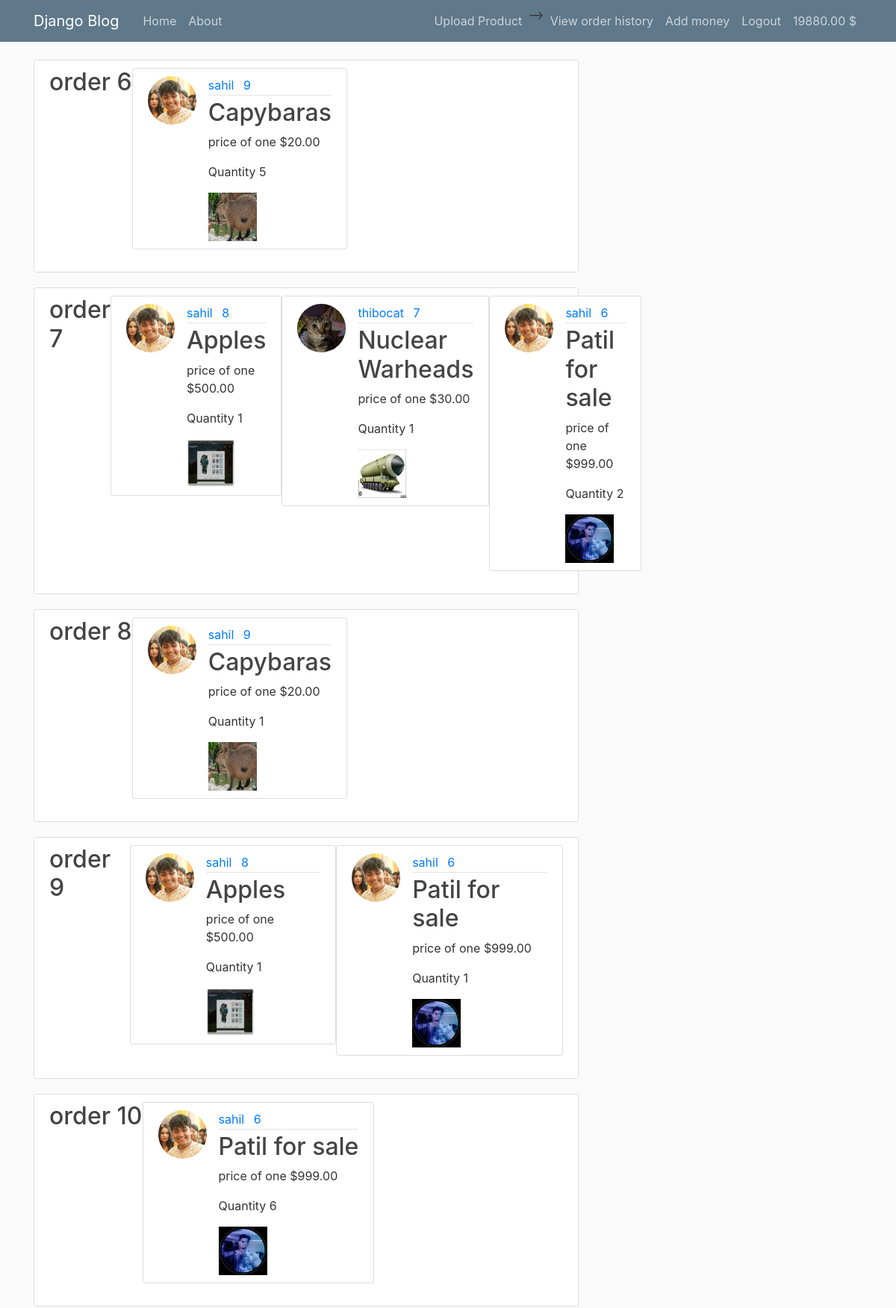
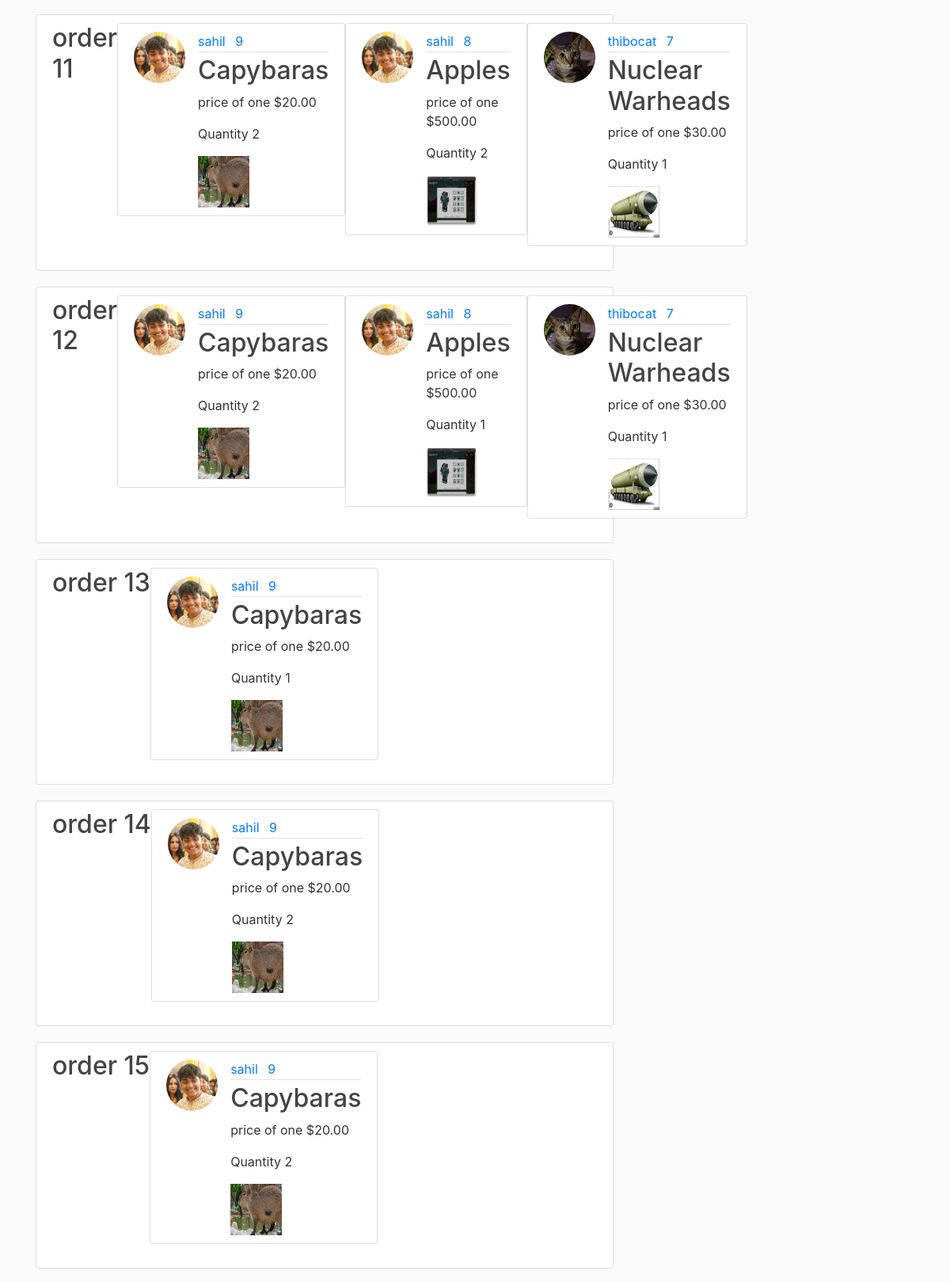
Screenshot of /orderhistory (signed in, upper part) with the database file from the repository (2 pictures, top to bottom).
### registration/models.py (models this page shows, shortened)
class Profile(models.Model):
    user = models.OneToOneField(User, on_delete=models.CASCADE)
    image = models.ImageField(default='default.jpg', upload_to='profile_pics')
    is_seller = models.BooleanField(default=False)
    cash = models.DecimalField(max_digits=10, decimal_places=2, default=0)

### blog/models.py (models this page shows, shortened)
class Cart(models.Model):
    user = models.ForeignKey(User, on_delete=models.CASCADE)
    is_paid = models.BooleanField(default=False)

class CartItems(models.Model):
    cart = models.ForeignKey(Cart, on_delete=models.CASCADE)
    product = models.ForeignKey(post, on_delete=models.SET_NULL, null=True, blank=True)
    quantity = models.IntegerField(default=0)

class post(models.Model):
    title = models.CharField(max_length=100)
    price = models.DecimalField(max_digits=10, decimal_places=2)
    date = models.DateTimeField(default = timezone.now)
    author = models.ForeignKey(User, on_delete=models.CASCADE)
    image = models.ImageField(upload_to='images')
    orders = models.IntegerField(default=0)
    stock = models.IntegerField(default=0)

### blog/views.py (the view)
# urls.py: path('orderhistory', blog_views.orderhistory,name='orderhistory')
@login_required
def orderhistory(request):
    user = request.user
    orders = Cart.objects.filter(is_paid=True, user=user)
    return render(request, 'blog/orderhistory.html', {'orders' : orders})

### blog/templates/blog/orderhistory.html (shortened to what this page needs)
{% extends "blog/base.html" %}
{% block content %}
    {% for order in orders %}
    <article class="media content-section">
        <h2><a class="article-title" href="#">order {{ order.id }}</a></h2>
        {% for post in order.cartitems_set.all %}
        <article class="media content-section">
        <img class="rounded-circle article-img" src="{{ post.product.author.profile.image.url }}">
        <div class="media-body">
            <div class="article-metadata">
            <a class="mr-2" href="#">{{ post.product.author }}</a>
            <a class="mr-2" href="#">{{ post.product.id }}</a>
            </div>
            <h2><a class="article-title" href="{% url 'post-detail' post.product.id %}">{{ post.product.title }}</a></h2>
            <p class="article-content">price of one ${{ post.product.price }}</p>
            <p class="article-content">Quantity {{ post.quantity }}</p>
            <img class="article-img" src="{{ post.product.image.url }}" alt="{{ post.product.title }}">
        </div>
        </article>
    {% endfor %}
    </article>
    {% endfor %}
{% endblock content %}

### blog/templates/blog/base.html (shortened to what this page needs)
{%load static%}
<!DOCTYPE html>
<html>
<head>
    <link rel="stylesheet" href="https://cdn.jsdelivr.net/npm/bootstrap@4.0.0/dist/css/bootstrap.min.css">
    <link rel="stylesheet" href="{% static 'blog/main.css' %}">
</head>
<body>
    <header class="site-header">
        <nav class="navbar navbar-expand-md navbar-dark bg-steel fixed-top">
          <div class="container">
            <a class="navbar-brand mr-4" href="/">Django Blog</a>
            <div class="collapse navbar-collapse" id="navbarToggle">
              <div class="navbar-nav mr-auto">
                <a class="nav-item nav-link" href="/">Home</a>
                <a class="nav-item nav-link" href="/about">About</a>
              </div>
              <div class="navbar-nav">
                {% if user.is_authenticated %}
                    {%if user.profile.is_seller %}
                      <a class="nav-item nav-link" href="{% url 'post-create' %}">Upload Product</a>                     -->
                    {% endif %}
                    <a class="nav-item nav-link" href="{% url 'orderhistory' %}">View order history</a>
                    <a class="nav-item nav-link" href="{% url 'profile' %}">Add money</a>
                    <a class="nav-item nav-link" href="{% url 'logout' %}">Logout</a>
                    <a class="nav-item nav-link" href="{% url 'profile' %}"> {{ user.profile.cash }} $</a>
                {% else %}
                    <a class="nav-item nav-link" href="{% url 'login' %}">Login</a>
                    <a class="nav-item nav-link" href="{% url 'register' %}">Register</a>
                {% endif %}
              </div>
            </div>
          </div>
        </nav>
      </header>
      <main role="main" class="container">
        <div class="row">
          <div class="col-md-8">
            {% block content %}{% endblock %}
          </div>
        </div>
      </main>
</body>
</html>

### blog/static/blog/main.css (style rules this page uses)
body { background: #fafafa; color: #333333; margin-top: 5rem; }
h1, h2, h3, h4, h5, h6 { color: #444444; }
.bg-steel { background-color: #5f788a; }
.site-header .navbar-nav .nav-link { color: #cbd5db; }
.content-section { background: #ffffff; padding: 10px 20px; border: 1px solid #dddddd; border-radius: 3px; margin-bottom: 20px; }
.article-title { color: #444444; }
.article-content { white-space: pre-line; }
.article-img { height: 65px; width: 65px; margin-right: 16px; }
.article-metadata { padding-bottom: 1px; margin-bottom: 4px; border-bottom: 1px solid #e3e3e3 }

### rows the page displays
Cart: id "6"
CartItems: product.author.profile.image (picture), product.author "sahil", product.id "9", product "Capybaras", product.price "20.00", quantity "5", product.image (picture)
Cart: id "7"
CartItems: product.author.profile.image (picture), product.author "sahil", product.id "8", product "Apples", product.price "500.00", quantity "1", product.image (picture)
CartItems: product.author.profile.image (picture), product.author "thibocat", product.id "7", product "Nuclear Warheads", product.price "30.00", quantity "1", product.image (picture)
CartItems: product.author.profile.image (picture), product.author "sahil", product.id "6", product "Patil for sale", product.price "999.00", quantity "2", product.image (picture)
Cart: id "8"
CartItems: product.author.profile.image (picture), product.author "sahil", product.id "9", product "Capybaras", product.price "20.00", quantity "1", product.image (picture)
Cart: id "9"
CartItems: product.author.profile.image (picture), product.author "sahil", product.id "8", product "Apples", product.price "500.00", quantity "1", product.image (picture)
CartItems: product.author.profile.image (picture), product.author "sahil", product.id "6", product "Patil for sale", product.price "999.00", quantity "1", product.image (picture)
Cart: id "10"
CartItems: product.author.profile.image (picture), product.author "sahil", product.id "6", product "Patil for sale", product.price "999.00", quantity "6", product.image (picture)
Cart: id "11"
CartItems: product.author.profile.image (picture), product.author "sahil", product.id "9", product "Capybaras", product.price "20.00", quantity "2", product.image (picture)
CartItems: product.author.profile.image (picture), product.author "sahil", product.id "8", product "Apples", product.price "500.00", quantity "2", product.image (picture)
CartItems: product.author.profile.image (picture), product.author "thibocat", product.id "7", product "Nuclear Warheads", product.price "30.00", quantity "1", product.image (picture)
Cart: id "12"
CartItems: product.author.profile.image (picture), product.author "sahil", product.id "9", product "Capybaras", product.price "20.00", quantity "2", product.image (picture)
CartItems: product.author.profile.image (picture), product.author "sahil", product.id "8", product "Apples", product.price "500.00", quantity "1", product.image (picture)
CartItems: product.author.profile.image (picture), product.author "thibocat", product.id "7", product "Nuclear Warheads", product.price "30.00", quantity "1", product.image (picture)
Cart: id "13"
CartItems: product.author.profile.image (picture), product.author "sahil", product.id "9", product "Capybaras", product.price "20.00", quantity "1", product.image (picture)
Cart: id "14"
CartItems: product.author.profile.image (picture), product.author "sahil", product.id "9", product "Capybaras", product.price "20.00", quantity "2", product.image (picture)
Cart: id "15"
CartItems: product.author.profile.image (picture), product.author "sahil", product.id "9", product "Capybaras", product.price "20.00", quantity "2", product.image (picture)

### other values shown
{{ user.profile.cash }} "19880.00"
